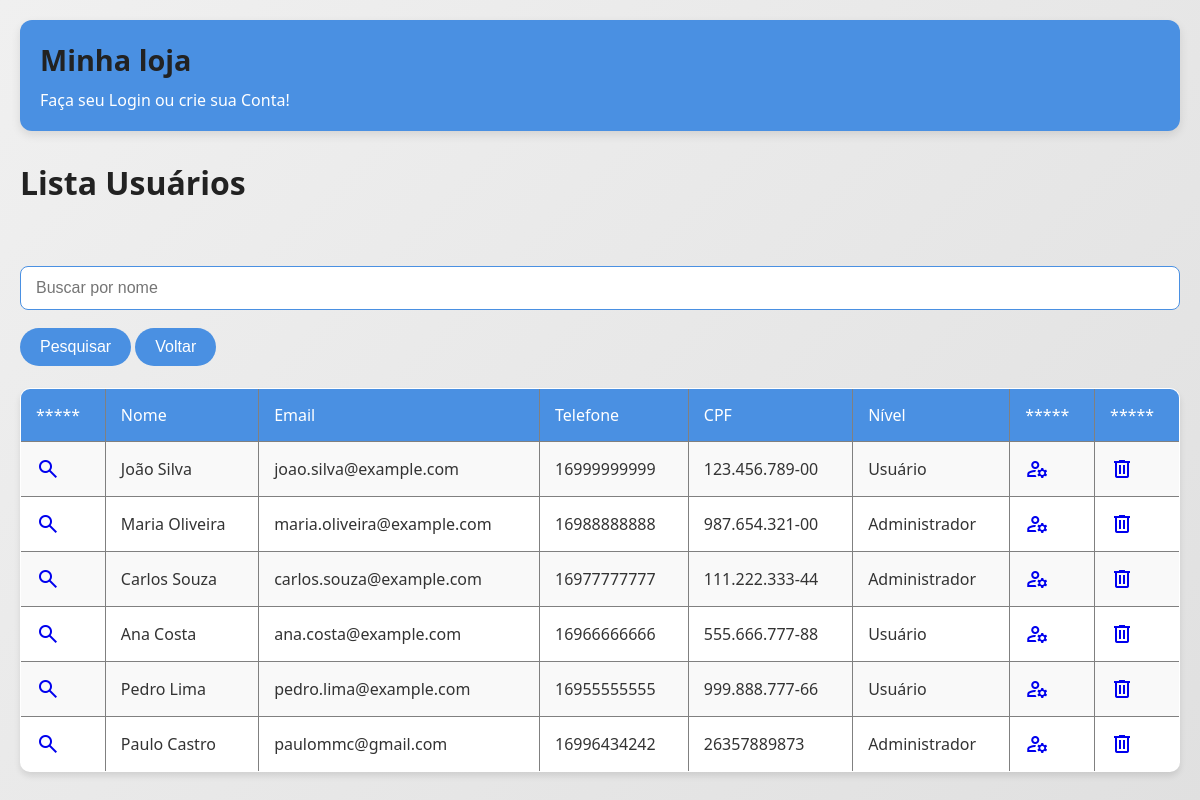
/listausuarios.php, run on the app's committed database.
### tables this page shows
CREATE TABLE `tb_usuarios` (
  `id_usuario` int(11) NOT NULL,
  `nome_usuario` varchar(50) DEFAULT NULL,
  `apelido_usuario` varchar(15) DEFAULT NULL,
  `cpf_usuario` varchar(14) DEFAULT NULL,
  `email_usuario` varchar(50) DEFAULT NULL,
  `cep_usuario` varchar(9) DEFAULT NULL,
  `rua_usuario` varchar(50) DEFAULT NULL,
  `numero_rua_usuario` varchar(5) DEFAULT NULL,
  `bairro_usuario` varchar(30) DEFAULT NULL,
  `cidade_usuario` varchar(30) DEFAULT NULL,
  `uf_usuario` varchar(2) DEFAULT NULL,
  `nascimento_usuario` date DEFAULT NULL,
  `senha_usuario` varchar(32) DEFAULT NULL,
  `tempero_usuario` varchar(32) DEFAULT NULL,
  `telefone_usuario` varchar(11) DEFAULT NULL,
  `recupera_usuario` varchar(8) DEFAULT NULL,
  `nivel_usuario` int(11) DEFAULT NULL,
  `dt_criacao_usuario` datetime DEFAULT current_timestamp()
);

### listausuarios.php (the view, shortened to what this page needs)
<?php
include('cabecalho.php');
include('conndb.php');
if (isset($_GET['buscar'])) {
    $termo = $_GET['buscar'];
    $sql = "SELECT id_usuario, nome_usuario, cpf_usuario,
    email_usuario, telefone_usuario, nivel_usuario
    FROM tb_usuarios WHERE nome_usuario LIKE '%$termo%'";
} else {
    $sql = "SELECT id_usuario, nome_usuario, cpf_usuario,
    email_usuario, telefone_usuario, nivel_usuario
    FROM tb_usuarios";
}
$result = mysqli_query($link, $sql);
?>
<!DOCTYPE html>
<html lang="pt-BR">
<head>
    <link rel="stylesheet" href="estilo.css">
</head>
<body>
    <h1>Lista Usuários</h1>
    <br>
    <br>
    <div>
        <form action="listausuarios.php" method="get">
            <input type="text" name="buscar" placeholder="Buscar por nome">
            <input type="submit" value="Pesquisar">
            <a href="listausuarios.php"><input type="button" value="Voltar"></a>
        </form>
    </div>
    <br>
    <table border="1">
        <tr>
            <th>*****</th>
            <th>Nome</th>
            <th>Email</th>
            <th>Telefone</th>
            <th>CPF</th>
            <th>Nível</th>
            <th>*****</th>
            <th>*****</th>
        </tr>
        <?php
        while ($tbl = mysqli_fetch_array($result)) {
        ?>
            <tr>
                <td>
                    <a href="detalhausuario.php?id=<?= $tbl[0] ?>">
                        <span class="material-symbols-outlined">search</span>
                    </a>
                </td>
                <td><?= $tbl[1] ?></td>
                <td><?= $tbl[3] ?></td>
                <td><?= $tbl[4] ?></td>
                <td><?= $tbl[2] ?></td>
                <td><?= $tbl[5] == 1 ? "Usuário" : "Administrador" ?></td>
                <td>
                    <a href="editausuario.php?id=<?=$tbl[0]?>">
                        <span class="material-symbols-outlined">
                        </span>
                    </a>
                </td>
                <td>
                    <a href="deletausuario.php?id=<?=$tbl[0]?>">
                        <span class="material-symbols-outlined">
                        </span>
                    </a>
                </td>
            </tr>
        <?php
        }
        ?>
    </table>
</body>
</html>

### estilo.css (style rules this page uses)
* { margin: 0; padding: 0; box-sizing: border-box; }
body { font-family: 'Segoe UI', Tahoma, Geneva, Verdana, sans-serif; background: linear-gradient(135deg, #f0f0f0, #e0e0e0); color: #333; padding: 20px; }
h1, h2, h3, h4, h5, h6 { color: #222; margin-bottom: 10px; }
table { width: 100%; border-collapse: collapse; margin-bottom: 20px; background-color: #fff; border-radius: 10px; overflow: hidden; box-shadow: 0 4px 6px rgba(0,0,0,0.1); }
th, td { padding: 15px; text-align: left; }
th { background-color: #4a90e2; color: white; font-weight: normal; }
tr:nth-child(even) { background-color: #f9f9f9; }
input[type="submit"], input[type="button"], button { background-color: #4a90e2; color: white; border: none; padding: 10px 20px; margin-top: 10px; border-radius: 25px; cursor: pointer; font-size: 1rem; transition: background-color 0.3s; }
input[type="text"], input[type="email"], input[type="password"], input[type="date"], input[type="number"], textarea, select { width: 100%; padding: 12px 15px; margin: 8px 0; border: 1px solid #4a90e2; border-radius: 8px; font-size: 1rem; }

### data on the page
tb_usuarios: nome_usuario "João Silva", email_usuario "joao.silva@example.com", telefone_usuario "16999999999", cpf_usuario "123.456.789-00", nivel_usuario "Usuário"
tb_usuarios: nome_usuario "Maria Oliveira", email_usuario "maria.oliveira@example.com", telefone_usuario "16988888888", cpf_usuario "987.654.321-00", nivel_usuario "Administrador"
tb_usuarios: nome_usuario "Carlos Souza", email_usuario "carlos.souza@example.com", telefone_usuario "16977777777", cpf_usuario "111.222.333-44", nivel_usuario "Administrador"
tb_usuarios: nome_usuario "Ana Costa", email_usuario "ana.costa@example.com", telefone_usuario "16966666666", cpf_usuario "555.666.777-88", nivel_usuario "Usuário"
tb_usuarios: nome_usuario "Pedro Lima", email_usuario "pedro.lima@example.com", telefone_usuario "16955555555", cpf_usuario "999.888.777-66", nivel_usuario "Usuário"
tb_usuarios: nome_usuario "Paulo Castro", email_usuario "paulommc@gmail.com", telefone_usuario "16996434242", cpf_usuario "26357889873", nivel_usuario "Administrador"
